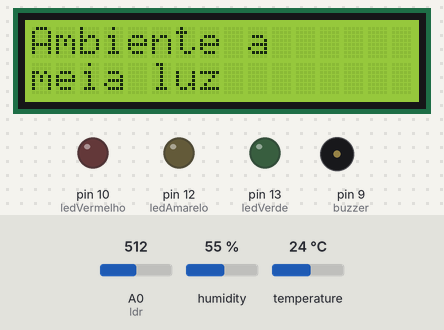
Bench run of a sketch on a simulated Arduino Uno, built with avr-gcc and run on an emulated ATmega328P. Shown: 16×2 character LCD, output pins drawn as LEDs (lit = HIGH), buzzer (waves = sounding). The test bench sets the inputs (shaded band); at power-on: humidity 55 %, A0 (ldr) = 512, temperature 24 °C. What the sketch prints to the serial monitor is not drawn.

Above: at 6.6 s.
6.7 s: humidity set to 51 %
At 14.8 s:
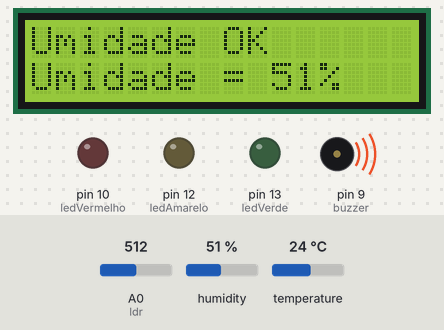
15.7 s: humidity set to 48 %
At 25.2 s:
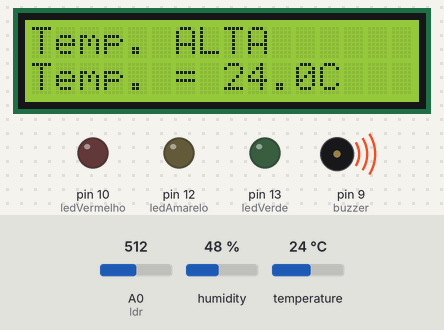
28.4 s: A0 (ldr) set to 306
At 34.4 s:
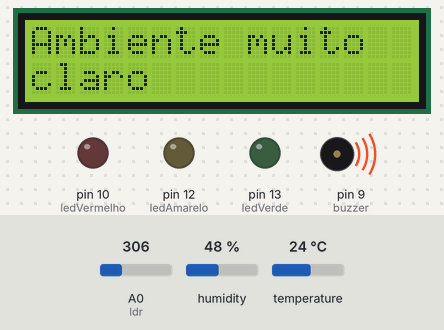
40.6 s: temperature set to 12 °C
At 46.5 s:
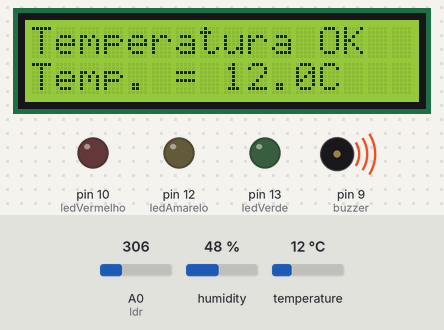
53.2 s: temperature set to 10.5 °C
At 58.4 s:
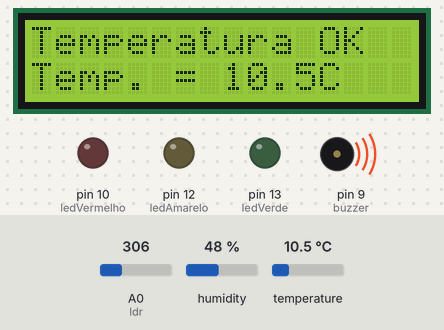
58.7 s: temperature set to 9.4 °C
At 63.7 s:
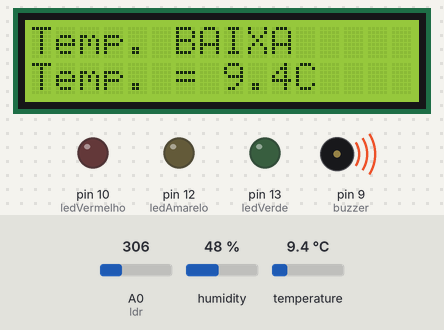
Timing chart, 0 to 68.3 s (numbered marks = the images above; inputs shaded):
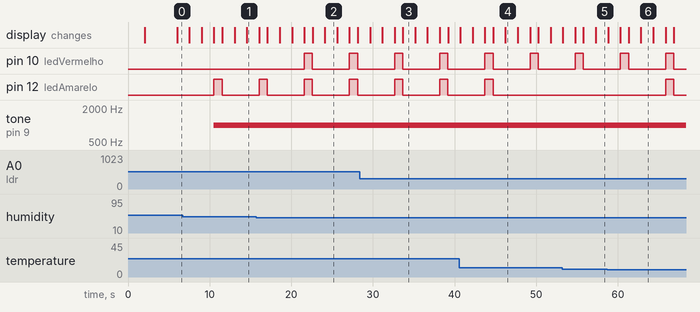

Measured:
- the behaviour switches between 50 and 49 % on humidity (found by bisection; images 1 and 2)
- the behaviour switches between 10 and 9.9 °C on temperature (found by bisection; images 5 and 6)
- after the input at 15.7 s, pin 10 (ledVermelho): alternates HIGH for 1.0 s and LOW for 4.5 s, starting after 5.9 s; the display: first differs from a run without the input after 4.4 s (image 2 shows a later state)
- after the input at 28.4 s, the display: first differs from a run without the input after 5.3 s (image 3)
- after the input at 40.6 s, pin 12 (ledAmarelo): goes on until 44.7 s, then stays LOW; the display: first differs from a run without the input after 5.6 s (image 4)
- after the input at 58.7 s, pin 12 (ledAmarelo): LOW → HIGH after 7.1 s, → LOW 1.0 s later; the display: first differs from a run without the input after 4.1 s (image 6)
- by itself, pin 12 (ledAmarelo): alternates HIGH for 1.0 s and LOW for 4.5 s

The sketch:

circuito-02.ino
```cpp
/*
 * =======================================================
 *  FIAP — Edge Computing & Computer Systems
 *  Checkpoint 02 — Vinheria Agnello
 ====
 *    Guilherme Tome Nogueira       RM: 570144
 *    Lucas de Andrade Astorini     RM: 569119
 *    Sabrina Lopes da Silva        RM: 571870
 *    Sofia Satomi Hagio            RM: 569120
*/


#include <LiquidCrystal.h>
#include <DHT.h>

#define DHTPIN 8
#define DHTTYPE DHT22
DHT dht(DHTPIN, DHTTYPE);

LiquidCrystal lcd(7, 11, 6, 5, 4, 3, 2);

int buzzer      = 9;
int ledVerde    = 13;
int ledAmarelo  = 12;
int ledVermelho = 10;
int ldr         = A0;

const int TEMP_MIN     = 10;
const int TEMP_MAX     = 15;
const int UMID_MIN     = 50;
const int UMID_MAX     = 70;
const int NUM_LEITURAS = 5;
const unsigned long INTERVALO = 5000;

unsigned long ultimaLeitura = 0;

float mediaTemp = 0;
float mediaUmid = 0;
int   mediaLuz  = 0;

void setup() {
  Serial.begin(9600);
  dht.begin();
  lcd.begin(16, 2);

  pinMode(buzzer,      OUTPUT);
  pinMode(ledVerde,    OUTPUT);
  pinMode(ledAmarelo,  OUTPUT);
  pinMode(ledVermelho, OUTPUT);
  pinMode(ldr, INPUT);

  lcd.clear();
  lcd.setCursor(0, 0);
  lcd.print("Edge Solution!");
  delay(2000);
  lcd.clear();
}

void coletarLeituras() {
  float somaTemp = 0, somaUmid = 0;
  long  somaLuz  = 0;

  for (int i = 0; i < NUM_LEITURAS; i++) {
    somaTemp += dht.readTemperature();
    somaUmid += dht.readHumidity();
    somaLuz  += analogRead(ldr);
    delay(200);
  }

  mediaTemp = somaTemp / NUM_LEITURAS;
  mediaUmid = somaUmid / NUM_LEITURAS;
  int ldrBruto = somaLuz / NUM_LEITURAS;
  mediaLuz = map(ldrBruto, 974, 54, 0, 100);
  mediaLuz = constrain(mediaLuz, 0, 100);
}

void resetAlertas() {
  bool tempOK = (mediaTemp >= TEMP_MIN && mediaTemp <= TEMP_MAX);
  bool umidOK = (mediaUmid >= UMID_MIN && mediaUmid <= UMID_MAX);
  bool buzzerContinuo = (mediaLuz == 100) || !tempOK || !umidOK;

  digitalWrite(ledVerde,    LOW);
  digitalWrite(ledAmarelo,  LOW);
  digitalWrite(ledVermelho, LOW);

  if (!buzzerContinuo) {
    noTone(buzzer);
  }
}

void processarLuz() {
  Serial.print("Luminosidade: ");
  Serial.print(mediaLuz);
  Serial.println("%");

  if (mediaLuz >= 31 && mediaLuz <= 59) {
    lcd.clear();
    lcd.setCursor(0, 0);
    lcd.print("Ambiente a");
    lcd.setCursor(0, 1);
    lcd.print("meia luz");
    delay(1500);
    lcd.clear();

  } else if (mediaLuz >= 60) {
    lcd.clear();
    lcd.setCursor(0, 0);
    lcd.print("Ambiente muito");
    lcd.setCursor(0, 1);
    lcd.print("claro");
    delay(1500);
    lcd.clear();
  }
}

void processarTemperatura() {
  Serial.print("Temp: ");
  Serial.print(mediaTemp);
  Serial.println("C");

  if (mediaTemp >= TEMP_MIN && mediaTemp <= TEMP_MAX) {
    lcd.clear();
    lcd.setCursor(0, 0);
    lcd.print("Temperatura OK");
    lcd.setCursor(0, 1);
    lcd.print("Temp. = ");
    lcd.print(mediaTemp, 1);
    lcd.print("C");
    delay(1500);
    lcd.clear();

  } else if (mediaTemp > TEMP_MAX) {
    lcd.clear();
    lcd.setCursor(0, 0);
    lcd.print("Temp. ALTA");
    lcd.setCursor(0, 1);
    lcd.print("Temp. = ");
    lcd.print(mediaTemp, 1);
    lcd.print("C");
    delay(1500);
    lcd.clear();

  } else {
    lcd.clear();
    lcd.setCursor(0, 0);
    lcd.print("Temp. BAIXA");
    lcd.setCursor(0, 1);
    lcd.print("Temp. = ");
    lcd.print(mediaTemp, 1);
    lcd.print("C");
    delay(1500);
    lcd.clear();
  }
}

void processarUmidade() {
  Serial.print("Umidade: ");
  Serial.print(mediaUmid);
  Serial.println("%");

  if (mediaUmid >= UMID_MIN && mediaUmid <= UMID_MAX) {
    lcd.clear();
    lcd.setCursor(0, 0);
    lcd.print("Umidade OK");
    lcd.setCursor(0, 1);
    lcd.print("Umidade = ");
    lcd.print(mediaUmid, 0);
    lcd.print("%");
    delay(1500);
    lcd.clear();

  } else if (mediaUmid > UMID_MAX) {
    lcd.clear();
    lcd.setCursor(0, 0);
    lcd.print("Umidade ALTA");
    lcd.setCursor(0, 1);
    lcd.print("Umidade = ");
    lcd.print(mediaUmid, 0);
    lcd.print("%");
    delay(1500);
    lcd.clear();

  } else {
    lcd.clear();
    lcd.setCursor(0, 0);
    lcd.print("Umidade BAIXA");
    lcd.setCursor(0, 1);
    lcd.print("Umidade = ");
    lcd.print(mediaUmid, 0);
    lcd.print("%");
    delay(1500);
    lcd.clear();
  }
}

void aplicarAlertas() {
  bool tempOK = (mediaTemp >= TEMP_MIN && mediaTemp <= TEMP_MAX);
  bool umidOK = (mediaUmid >= UMID_MIN && mediaUmid <= UMID_MAX);
  bool luzOK  = (mediaLuz <= 30);
  bool buzzerContinuo = (mediaLuz == 100) || !tempOK || !umidOK;

  if (luzOK && tempOK && umidOK) {
    digitalWrite(ledVerde, HIGH);

  } else if (mediaLuz >= 31 && mediaLuz <= 59) {
    digitalWrite(ledAmarelo, HIGH);

  } else if (mediaLuz >= 60) {
    digitalWrite(ledVermelho, HIGH);
    if (!buzzerContinuo) {
      tone(buzzer, 1000);
      delay(3000);
      noTone(buzzer);
    }
  }

  if (!tempOK) {
    digitalWrite(ledAmarelo, HIGH);
  }

  if (!umidOK) {
    digitalWrite(ledVermelho, HIGH);
  }

  if (buzzerContinuo) {
    tone(buzzer, 1000);
  }
}

void loop() {
  unsigned long agora = millis();

  if (agora - ultimaLeitura >= INTERVALO) {
    ultimaLeitura = agora;

    coletarLeituras();
    resetAlertas();

    processarLuz();
    processarTemperatura();
    processarUmidade();

    aplicarAlertas();
  }
}
```
